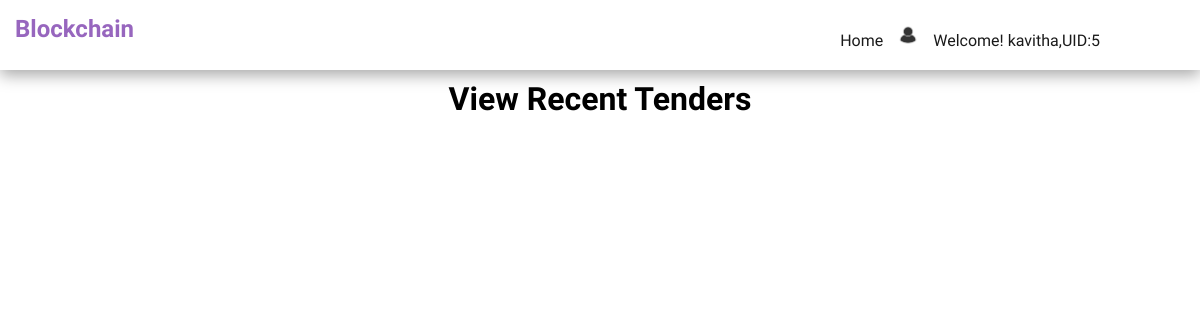
/dashboard/ (signed in), run on an earlier commit of the app's database.
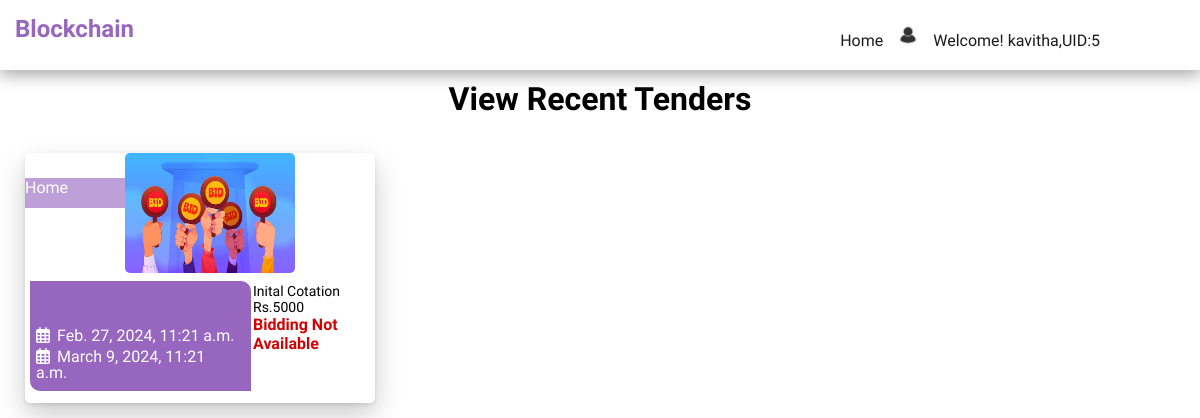
And on a later commit of the database.
### eadmin/models.py (models this page shows)
class tender(models.Model):
    title = models.CharField(max_length=100,null=False, blank=False)
    started_at = models.DateTimeField()
    ended_at = models.DateTimeField()
    img = models.ImageField(upload_to=getFile,null=True,blank=True)
    created_at=models.DateTimeField(auto_now_add=True)
    tenderNo = models.CharField(max_length=100,null=False,blank=False)
    status=  models.BooleanField(default=True)
    winnerid=  models.IntegerField(default=0)
    blockid=  models.IntegerField(default=0)
    initalCotation = models.CharField(max_length=100,null=False,blank=False,default=0)

### eadmin/views.py (the view)
# urls.py: path("dashboard/",views.dashboard, name="dashboard"),
def dashboard(request):
    participant_info = getattr(request, 'participant_info', None)
    if not participant_info:
        return redirect('login')  # Redirect to login if participant_info is not available
    logger.warning(str(participant_info.id))  # Log participant ID
    tenders = getattr(request, 'tenderList', None)
    newtenders = []
    logger.warning(f"Tenders: {tenders}")
    btn_status= False
    today_date = datetime.today().date()
    for tend in tenders:
        print(tend.started_at.date())
        if tend.started_at.date()==today_date or tend.started_at.date()<today_date:
            btn_status= True
        newtenders.append({'id':tend.id,'title':tend.title,'img':tend.img,'started_at':tend.started_at,'ended_at':tend.ended_at,'status':btn_status,"initalCotation":tend.initalCotation})
    print("Today's date is:", today_date)
    return render(request, "e-participant/index.html", {'participant_info': participant_info,'tenders':newtenders},)

### eadmin/BlockchainMiddleWare.py (called while the page is built)
    def __call__(self, request):
        tender_id = request.GET.get('tender_id', None)  # Assuming the tenderid is passed via GET parameter
        block_list = None
        if tender_id:
            block_list = Blockchain.objects.filter(tenderid=tender_id)
            request.block_list = block_list
        else:
            request.block_list = None
        response = self.get_response(request)
        return response

### eadmin/tenderMiddleware.py (called while the page is built)
    def __call__(self, request):
        tenderList = None
        getTender = tender.objects.filter(status=True)
        request.tenderList = getTender
        response = self.get_response(request)
        return response

### eadmin/userMiddleWare.py (called while the page is built)
    def __call__(self, request):
        userList = None
        getUsers = particpants.objects.all()
        request.userList = getUsers
        response = self.get_response(request)
        return response

### templates/e-participant/index.html
{% extends 'e-participant/layout.html' %}
{% load static %}
{% block content %}
<div class="header-container">
    <h1>View Recent Tenders</h1>
</div>
<div class="bl-container">
    {% for tender in tenders %}
    <div class="bl-card">
        <div class="bl-img">
            <img src="{% static  tender.img  %}" alt="" class="bl-img">
        </div>
        <div class="bl-content">
            <div class="bl-title">
                {{ tender.title }}
            </div>
          <div class="bl-info">
            <div class="bl-calender">
                <p>{{tender.tenderNo}}</p>
                <i class="fa-regular fa-calendar-days"><span>{{tender.started_at}}</span></i>
                <i class="fa-regular fa-calendar-days"><span>{{tender.ended_at}}</span></i>
            </div>
            <div class="bl-cotation">
                <span class="header">Inital Cotation</span>
                <span class="header">Rs.{{tender.initalCotation}}</span>
                {% if tender.status%}
                <div class="bl-btn">
                    <a href="{% url 'viewBidDetails' tender_id=tender.id %}">Bid Now</a>
                </div>
            {% else %}
            <b class="unavailable">Bidding Not Available</b>
            {% endif %}
            </div>
          </div>
        </div>
    </div>
    {% endfor %}
</div>
{% endblock %}

What changed in the data, as far as the page shows it:
added tender: img (picture), title "Home", started_at "Feb. 27, 2024, 11:21 a.m.", ended_at "March 9, 2024, 11:21 a.m.", initalCotation "5000"
Also different on the page:
new list line: "Inital Cotation Rs. Bidding Not Available"
